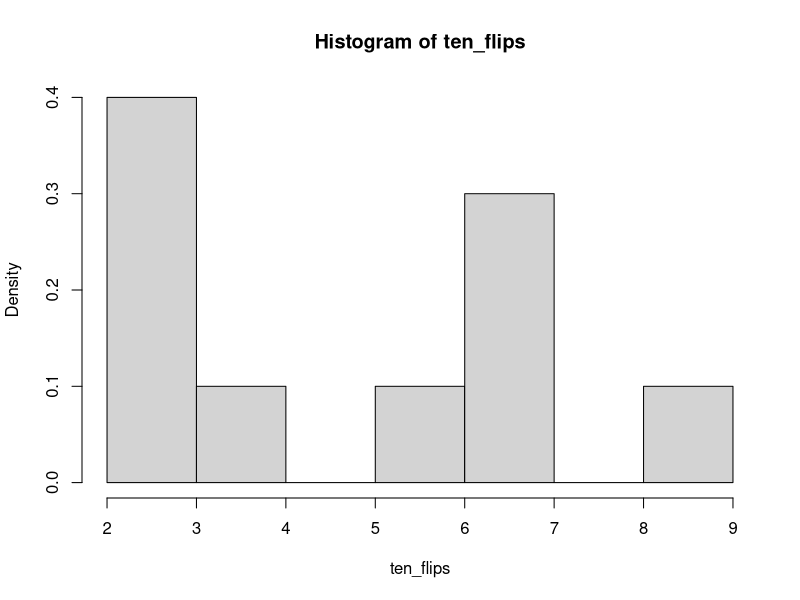
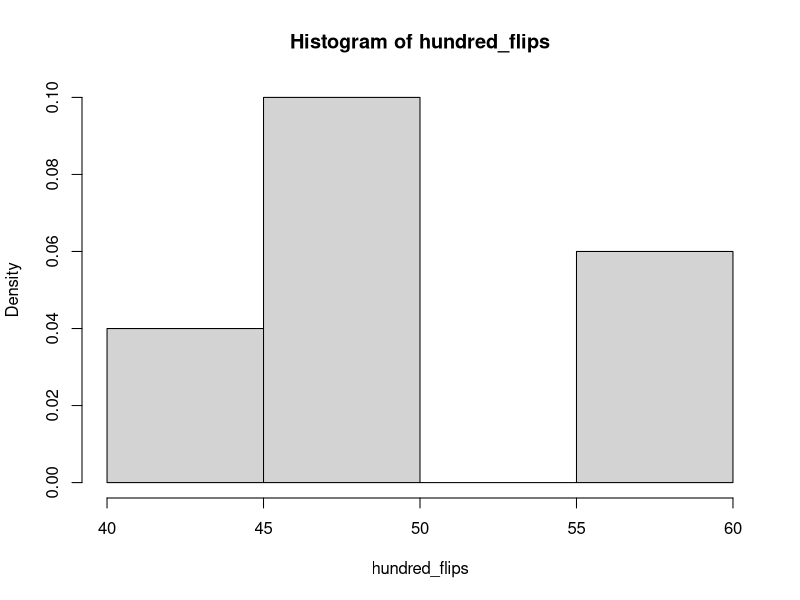
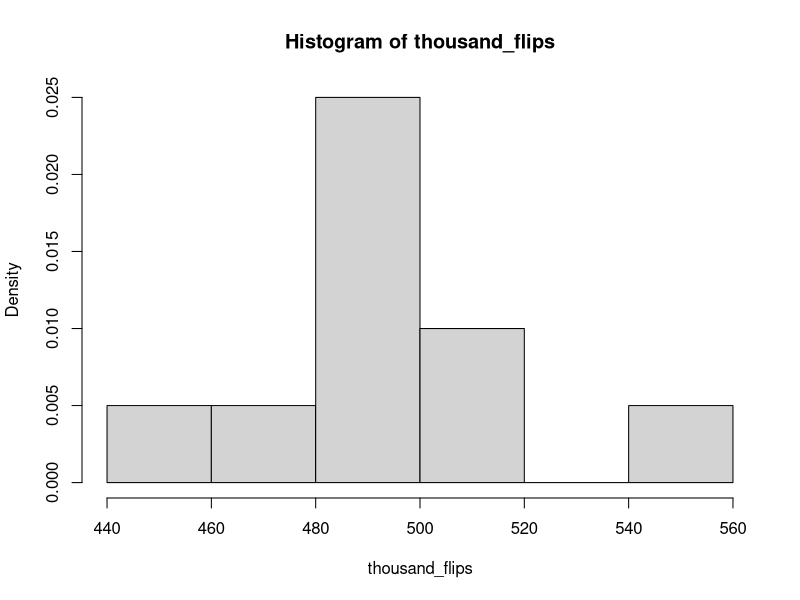
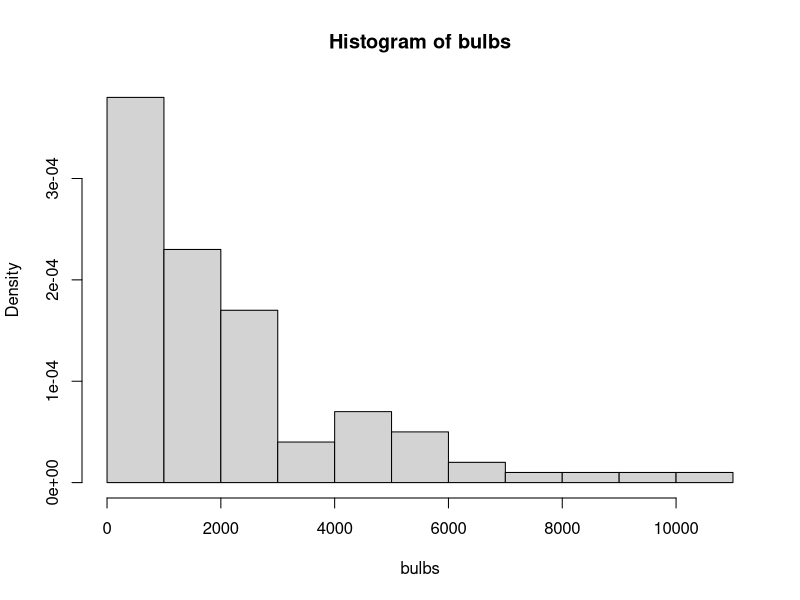
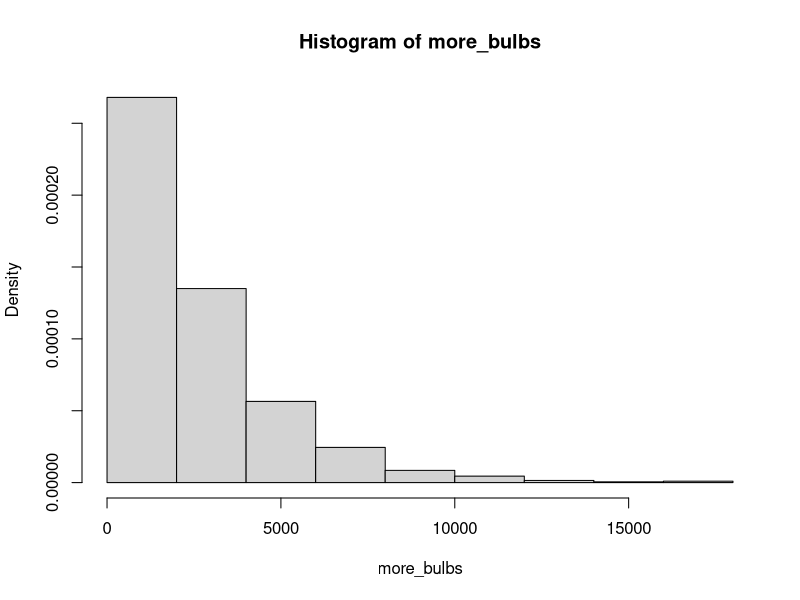

Here is the R script that generated these plots, in order:
# flip a coin 10 times over 10 experiments
ten_flips <- rbinom(10,10,0.5)
ten_flips
hist(ten_flips,probability = TRUE)

# flip a coin 10 times over 100 experiments
hundred_flips <- rbinom(10,100,0.5)
hundred_flips
hist(hundred_flips,probability = TRUE)

# flip a coin 10 times over 1000 experiments
thousand_flips <- rbinom(10,1000,0.5)
thousand_flips
hist(thousand_flips,probability = TRUE)

# calculate exponential distribution of lightbulb light
# 100 bulbs, mean shelf life of 2500 hours
bulbs <- rexp(100,rate = 1/2500)
hist(bulbs,probability = TRUE)

# 1000 bulbs, same mean
more_bulbs <- rexp(1000,rate = 1/2500)
hist(more_bulbs,probability=TRUE)
